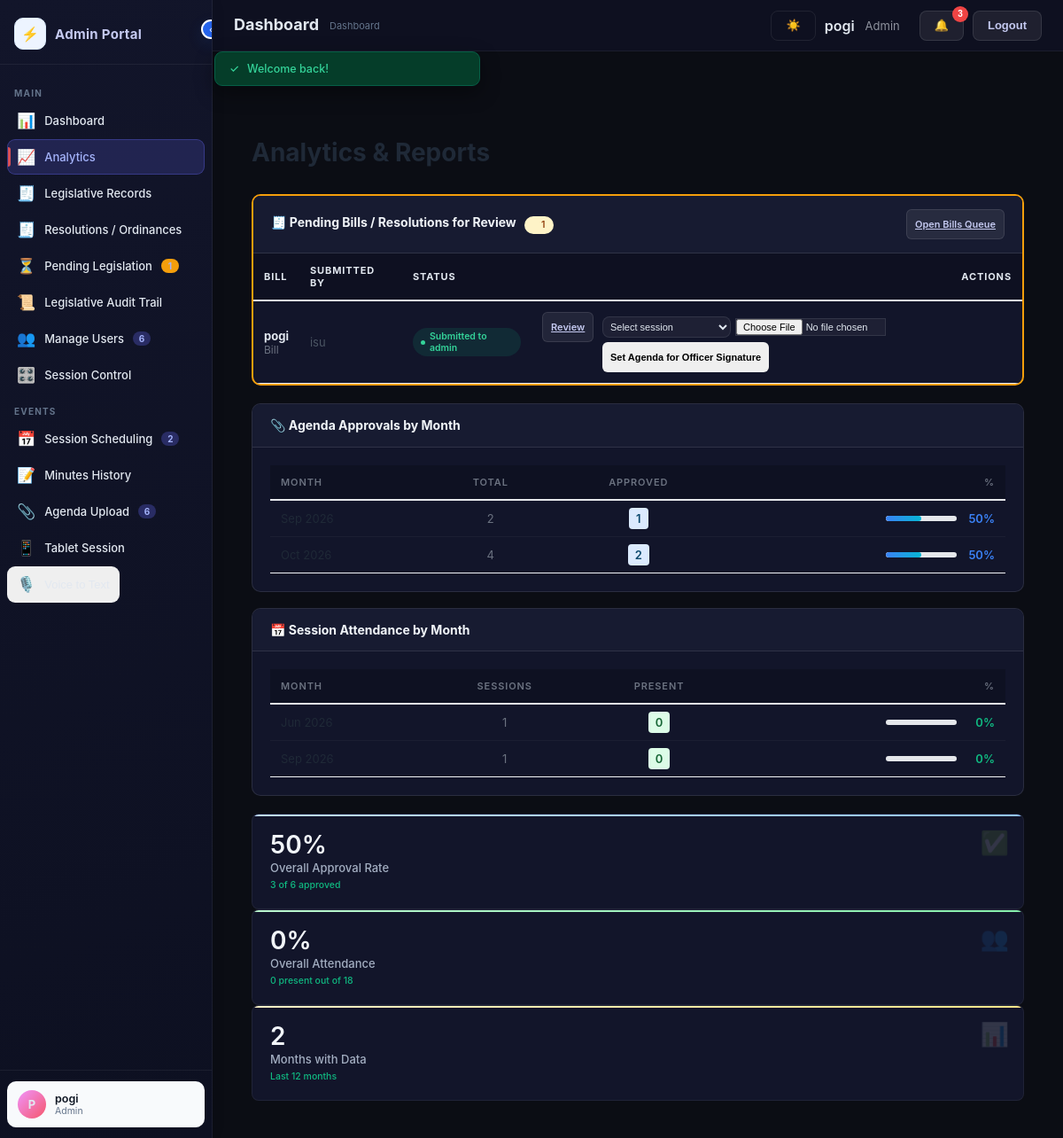
Screenshot of /index.php?page=analytics (signed in) with the database file from the repository.
### tables this page shows
CREATE TABLE `users` (
  `id` varchar(32) NOT NULL,
  `name` varchar(255) NOT NULL,
  `email` varchar(255) NOT NULL,
  `password` varchar(255) NOT NULL,
  `role` varchar(50) NOT NULL,
  `status` varchar(50) NOT NULL,
  `notes` text DEFAULT NULL,
  `created_at` datetime(6) NOT NULL,
  `notifications` text DEFAULT NULL,
  `is_council_member` tinyint(1) NOT NULL DEFAULT 0,
  `email_notifications_enabled` tinyint(1) NOT NULL DEFAULT 1
);

CREATE TABLE `legislatives` (
  `id` varchar(32) NOT NULL,
  `title` varchar(255) NOT NULL,
  `type` varchar(100) NOT NULL,
  `status` varchar(50) NOT NULL DEFAULT 'draft',
  `desc` text DEFAULT NULL,
  `content` text DEFAULT NULL,
  `ref` varchar(255) DEFAULT NULL,
  `createdById` varchar(32) NOT NULL,
  `createdByName` varchar(255) NOT NULL,
  `createdByRole` varchar(50) NOT NULL,
  `createdAt` datetime(6) NOT NULL,
  `updatedAt` datetime(6) DEFAULT NULL,
  `documentHash` varchar(255) DEFAULT NULL,
  `lastModifiedById` varchar(32) DEFAULT NULL,
  `lastModifiedByName` varchar(255) DEFAULT NULL,
  `lastModifiedAt` datetime(6) DEFAULT NULL,
  `published_to_public` tinyint(1) NOT NULL DEFAULT 0,
  `published_to_public_at` datetime(6) DEFAULT NULL,
  `file_name` varchar(255) DEFAULT NULL,
  `file_size` int(11) DEFAULT NULL,
  `file_type` varchar(255) DEFAULT NULL,
  `file_path` varchar(255) DEFAULT NULL,
  `sent_to_user_ids` text DEFAULT NULL,
  `sent_by_id` varchar(32) DEFAULT NULL,
  `sent_by_name` varchar(255) DEFAULT NULL,
  `sent_at` datetime(6) DEFAULT NULL,
  `fileRevisionHash` varchar(255) DEFAULT NULL,
  `fileDiffSummary` text DEFAULT NULL,
  `fileChangeLog` text DEFAULT NULL,
  `intake_classification` varchar(50) NOT NULL DEFAULT 'Legislative Matters',
  `routing_status` varchar(80) NOT NULL DEFAULT 'For Agenda',
  `stream_type` varchar(80) NOT NULL DEFAULT 'Approved Resolutions/Ordinances',
  `assigned_committee` varchar(255) DEFAULT NULL,
  `date_referred` date DEFAULT NULL,
  `committee_report_status` varchar(50) DEFAULT 'Pending',
  `hearing_date` date DEFAULT NULL,
  `lce_action` varchar(50) DEFAULT NULL,
  `lce_action_at` datetime(6) DEFAULT NULL,
  `lce_action_by_id` varchar(32) DEFAULT NULL,
  `archive_status` varchar(80) DEFAULT NULL,
  `author_name` varchar(255) DEFAULT NULL,
  `sponsor_name` varchar(255) DEFAULT NULL,
  `ai_summary` text DEFAULT NULL,
  `workflow_status` varchar(80) NOT NULL DEFAULT 'EDITING',
  `admin_decision_notes` text DEFAULT NULL,
  `admin_decision_at` datetime(6) DEFAULT NULL,
  `document_number` varchar(64) DEFAULT NULL,
  `registration_date` datetime(6) DEFAULT NULL,
  `origin` varchar(255) DEFAULT NULL,
  `originating_office` varchar(255) DEFAULT NULL,
  `assigned_to_id` varchar(32) DEFAULT NULL,
  `assigned_to_name` varchar(255) DEFAULT NULL,
  `assigned_role` varchar(80) DEFAULT NULL,
  `version_number` int(11) NOT NULL DEFAULT 1,
  `signed_by_id` varchar(32) DEFAULT NULL,
  `signed_by_name` varchar(255) DEFAULT NULL,
  `signed_at` datetime(6) DEFAULT NULL,
  `signed_document_hash` varchar(64) DEFAULT NULL,
  `signature_value` text DEFAULT NULL,
  `signature_verified_at` datetime(6) DEFAULT NULL,
  `verification_token` varchar(64) DEFAULT NULL,
  `control_number` varchar(40) DEFAULT NULL,
  `received_at` datetime(6) DEFAULT NULL,
  `signed_hash` char(64) DEFAULT NULL,
  `locked_at` datetime(6) DEFAULT NULL,
  `scan_file_path` varchar(255) DEFAULT NULL
);

### app/views/analytics.php (the view, shortened to what the rows shown need)
<div id="pg-analytics" class="page active">
  <div style="padding: 20px;">
    <h1 style="margin-bottom: 30px; color: #1f2937; font-size: 28px;">Analytics & Reports</h1>
    <?php
      $agendaSourceIds = array_flip(array_filter(array_column($data['agendas'] ?? [], 'source_legislative_id')));
      $pendingBills = array_values(array_filter($data['legislatives'] ?? [], function (array $item) use ($agendaSourceIds): bool {
        $type = strtolower((string)($item['type'] ?? ''));
        $isBillOrResolution = str_contains($type, 'bill') || str_contains($type, 'resolution');
        $isSubmittedOrApproved = in_array($item['status'] ?? '', ['submitted_to_admin', 'approved'], true);
        return $isBillOrResolution
          && $isSubmittedOrApproved
          && (($item['status'] ?? '') !== 'approved' || !isset($agendaSourceIds[$item['id'] ?? '']));
      }));
    ?>
    <div class="card" style="margin-bottom:20px;border:2px solid #f59e0b;">
      <div class="card-body" style="padding:0;">
        <?php if (empty($pendingBills)): ?>
          <div class="empty-state" style="padding:24px 20px;text-align:center;">No submitted bills or resolutions require review.</div>
        <?php else: ?>
          <div style="overflow-x:auto;">
            <table style="width:100%;border-collapse:collapse;min-width:680px;">
              <thead>
                <tr style="border-bottom:2px solid #e5e7eb;">
                  <th style="text-align:left;padding:12px;">Bill</th>
                  <th style="text-align:left;padding:12px;">Submitted By</th>
                  <th style="text-align:left;padding:12px;">Status</th>
                  <th style="text-align:right;padding:12px;">Actions</th>
                </tr>
              </thead>
              <tbody>
                <?php foreach ($pendingBills as $bill): ?>
                  <tr style="border-bottom:1px solid #f3f4f6;">
                    <td style="padding:12px;"><strong><?= esc($bill['title'] ?? 'Untitled bill') ?></strong><div style="font-size:12px;color:#6b7280;"><?= esc($bill['type'] ?? 'Bill') ?></div></td>
                    <td style="padding:12px;color:#4b5563;"><?= esc($bill['createdByName'] ?? 'Unknown') ?></td>
                    <td style="padding:12px;"><span class="badge <?= badgeClass($bill['status'] ?? 'pending') ?>"><?= esc(($bill['status'] ?? '') === 'approved' ? 'Approved - Waiting for Agenda' : ucfirst(str_replace('_', ' ', $bill['status'] ?? 'pending'))) ?></span></td>
                    <td style="padding:12px;text-align:right;white-space:nowrap;">
                      <a class="btn btn-secondary btn-xs" href="?page=legislative-admin&edit=<?= esc($bill['id']) ?>&type=legislative">Review</a>
                      <?php if (($bill['status'] ?? '') !== 'approved'): ?>
                        <form method="post" action="index.php?page=analytics" enctype="multipart/form-data" style="display:inline-flex;gap:5px;margin-left:6px;align-items:center;flex-wrap:wrap;" onsubmit="return confirm('Set this bill or resolution on the selected session agenda for Presiding Officer signature?')">
                          <select name="session_id" required style="max-width:145px;font-size:11px;padding:4px;">
                            <option value="">Select session</option>
                          </select>
                          <input type="file" name="agenda_file" required accept=".pdf,.doc,.docx,.xls,.xlsx,.jpg,.jpeg,.png,.webp,.txt" style="max-width:170px;font-size:11px;" />
                          <button class="btn btn-success btn-xs" type="submit">Set Agenda for Officer Signature</button>
                        </form>
                      <?php endif; ?>
                    </td>
                  </tr>
                <?php endforeach; ?>
              </tbody>
            </table>
          </div>
        <?php endif; ?>
      </div>
    </div>
    <div class="dash-grid" style="grid-template-columns: 1fr 1fr; gap: 20px;">
      <div class="card">
        <div class="card-body" style="padding: 20px;">
          <?php if (empty($analytics['monthlyApprovals'])): ?>
            <div class="empty-state" style="padding: 40px 20px; text-align: center;">
              <div class="empty-txt">No agenda data available</div>
            </div>
          <?php else: ?>
            <table style="width: 100%; border-collapse: collapse;">
              <thead>
                <tr style="border-bottom: 2px solid #e5e7eb;">
                  <th style="text-align: left; padding: 12px; font-weight: 600; color: #6b7280;">Month</th>
                  <th style="text-align: center; padding: 12px; font-weight: 600; color: #6b7280;">Total</th>
                  <th style="text-align: center; padding: 12px; font-weight: 600; color: #6b7280;">Approved</th>
                  <th style="text-align: right; padding: 12px; font-weight: 600; color: #6b7280;">%</th>
                </tr>
              </thead>
            </table>
          <?php endif; ?>
        </div>
      </div>
      <div class="card">
        <div class="card-body" style="padding: 20px;">
          <?php if (empty($analytics['monthlySessions'])): ?>
            <div class="empty-state" style="padding: 40px 20px; text-align: center;">
              <div class="empty-txt">No session data available</div>
            </div>
          <?php else: ?>
            <table style="width: 100%; border-collapse: collapse;">
              <thead>
                <tr style="border-bottom: 2px solid #e5e7eb;">
                  <th style="text-align: left; padding: 12px; font-weight: 600; color: #6b7280;">Month</th>
                  <th style="text-align: center; padding: 12px; font-weight: 600; color: #6b7280;">Sessions</th>
                  <th style="text-align: center; padding: 12px; font-weight: 600; color: #6b7280;">Present</th>
                  <th style="text-align: right; padding: 12px; font-weight: 600; color: #6b7280;">%</th>
                </tr>
              </thead>
            </table>
          <?php endif; ?>
        </div>
      </div>
    </div>
  </div>
</div>

### app/views/layout.php (shortened to what the rows shown need)
<?php
function esc($value): string
{
    return htmlspecialchars((string)$value, ENT_QUOTES, 'UTF-8');
}
function badgeClass($value): string
{
    $map = [
        'active' => 'b-active',
        'inactive' => 'b-inactive',
        'suspended' => 'b-suspended',
        'scheduled' => 'b-ongoing',
        'ongoing' => 'b-ongoing',
        'completed' => 'b-completed',
        'cancelled' => 'b-cancelled',
        'admin' => 'b-admin',
        'user' => 'b-user',
        'council members' => 'b-user',
        'presiding officer' => 'b-admin',
        'ctrfb' => 'b-approved',
        'draft' => 'b-pending',
        'review' => 'b-ongoing',
        'published' => 'b-published',
        'approved' => 'b-approved',
        'rejected' => 'b-inactive',
    ];
    return $map[$value] ?? 'b-active';
}
?>
<!DOCTYPE html>
<html lang="en">
<head>
<link rel="stylesheet" href="public/assets/style.css?v=<?= (int)@filemtime(dirname(__DIR__, 2) . '/public/assets/style.css') ?>" />
</head>
<body data-page="<?= esc($page) ?>">
<div id="app">
  <div id="sidebar">
    <div class="sb-foot">
      <?php $__displayName = $currentUser['name'] ?? 'Guest'; $__displayRole = $currentUser['role'] ?? 'visitor'; ?>
      <div class="admin-card">
        <div class="avatar" style="background:linear-gradient(135deg,#f093fb,#f5576c)"><?= esc(mb_strtoupper(mb_substr($__displayName, 0, 1))) ?></div>
        <div class="admin-text">
          <div class="admin-name-txt"><?= esc($__displayName) ?></div>
          <div class="admin-role-txt"><?= esc(ucfirst($__displayRole)) ?></div>
        </div>
      </div>
    </div>
  </div>
  <div id="main">
    <div class="topbar">
      <div class="topbar-right">
        <?php if (!empty($currentUser)): ?>
          <div class="user-info" style="display:flex;align-items:center;gap:12px;margin-right:12px">
            <div class="user-name" style="font-weight:600"><?= esc($currentUser['name'] ?? 'User') ?></div>
            <div class="user-role" style="opacity:.6;font-size:13px"><?= esc(ucfirst($currentUser['role'] ?? 'user')) ?></div>
          </div>
          <?php if (!empty($notifications)): ?>
            <?php if (count($notifications) > 0): ?>
              <?php $unreadCount = count(array_filter($notifications, fn($n) => empty($n['read']))); ?>
              <div class="notification-wrapper">
                <button type="button" class="btn btn-secondary notification-toggle" id="notificationToggle" aria-label="Open notifications">
                  🔔
                  <?php if ($unreadCount > 0): ?>
                    <span class="notification-count"><?= $unreadCount ?></span>
                  <?php endif; ?>
                </button>
              </div>
            <?php endif; ?>
          <?php endif; ?>
          <form method="post" action="index.php" style="margin:0">
            <button type="submit" class="btn btn-secondary">Logout</button>
          </form>
      <?php endif; ?>
      </div>
    </div>
    <div id="content">
      <?php $viewPage = $page === 'legislative-audit-trail' ? 'legislative-ledger' : $page; include __DIR__ . '/' . $viewPage . '.php'; ?>
    </div>
  </div>
</div>
</body>
</html>

### rows the page displays
users: name "P", name "pogi", role "Admin"
legislatives: title "pogi", type "Bill", createdByName "isu", status "Submitted to admin"

### other values shown
count($data['users']) "6"
count($data['sessions']) "2"
count($data['agendas']) "6"
$pageConfig['title'] "Dashboard"
$unreadCount "3"
$flash['message'] "Welcome back!"
count($pendingBills) "1"
$total "2"
$approved "1"
$percentage "50"
$total "4"
$approved "2"
$sessions "1"
$present "0"
$percentage "0"
